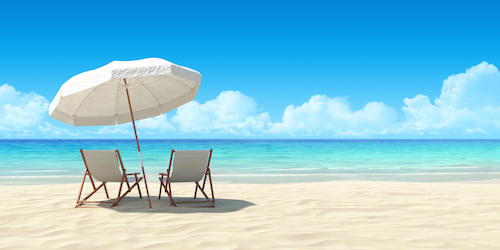
#> input picture mysql-python/images(ML)/beach_chairs.jpg, 500 x 250 px
$ python imageMerging.py
#> lines starting #> are read from the running program, lines starting #| are printed output that depends on the picture
#> the answer given: ../images(ML)/beach_chairs.jpg
#> the answer given: ../images(ML)/bench.jpg
from tkinter.filedialog import askopenfilename
import numpy as np
import cv2
from tkinter import *

def addImage(imgfile1, imgfile2):
#> called with imgfile1 = '../images(ML)/beach_chairs.jpg', imgfile2 = '../images(ML)/bench.jpg'
    img1 = cv2.imread(imgfile1, cv2.IMREAD_COLOR)
#> img1 is the input picture: shape (250, 500, 3); mean B, G, R 220.2, 198.8, 133.3
    img2 = cv2.imread(imgfile2, cv2.IMREAD_COLOR)
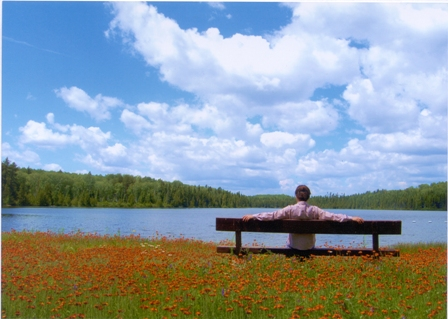
#> input picture mysql-python/images(ML)/bench.jpg, 448 x 319 px
#> img2 is the input picture: shape (319, 448, 3); mean B, G, R 163.6, 153.9, 140.3

    # 두이미지의 크기를 같게 만들어 준다.
    width=img2.shape[1]
#> width = 448
    height=img2.shape[0]
#> height = 319
    img2=cv2.resize(img2,(int(width/10),int(height/10)))
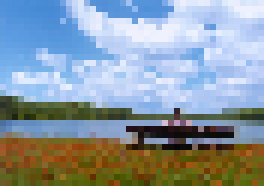
#> img2: shape (31, 44, 3) (shown 6 times larger); mean B, G, R 163.3, 153, 138.7
    img1=cv2.resize(img1, (int(width/10),int(height/10)))
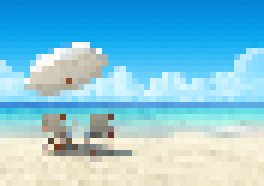
#> img1: shape (31, 44, 3) (shown 6 times larger); mean B, G, R 219.7, 197.9, 132.5

    # ## 원본 이미지 출력
    cv2.imshow('img1', img1)
    cv2.imshow('img2', img2)

    add_img1 = img1 + img2
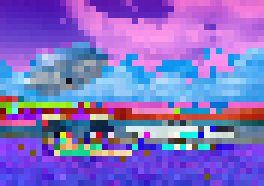
#> add_img1: shape (31, 44, 3) (shown 6 times larger); mean B, G, R 197.1, 111.1, 129.7
    add_img2 = cv2.add(img1, img2)
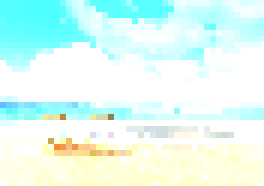
#> add_img2: shape (31, 44, 3) (shown 6 times larger); mean B, G, R 244.7, 253, 223

    ## 합성 이미지 출력
    cv2.imshow('add_img1', add_img1)
    cv2.imshow('add(img1,img2)', add_img2)

    cv2.waitKey(0)
    cv2.destroyAllWindows()


def  openImage() :
    global window, canvas, paper, inW, inH, outW, outH, inImageR, inImageG, inImageB, outImageR, outImageG, outImageB, filename
    filename1 = askopenfilename(parent=window, filetypes=(("영상 파일", "*.gif;*.jpg;*.png;*.bmp;*.tif"), ("모든 파일", "*.*")))
    print(filename1)
    if filename1 == "" or filename1 == None :
        return

    filename2 = askopenfilename(parent=window, filetypes=(("영상 파일", "*.gif;*.jpg;*.png;*.bmp;*.tif"), ("모든 파일", "*.*")))
    print(filename2)
    if filename2 == "" or filename2 == None:
        return


    addImage(filename1, filename2)

window=Tk()
openImage()
